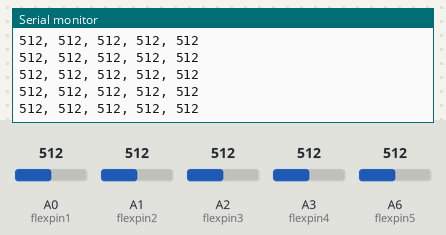
This sketch was run on a simulated Arduino Nano, built with avr-gcc and run on an emulated ATmega328P. Parts: the last lines printed to the serial monitor. Inputs (shaded band) come from the test bench; at power-on: A0 (flexpin1) = 512, A1 (flexpin2) = 512, A2 (flexpin3) = 512, A3 (flexpin4) = 512, A6 (flexpin5) = 512.

Above: at 1.2 s.
1.3 s: A0 (flexpin1) set to 716
At 1.43 s:
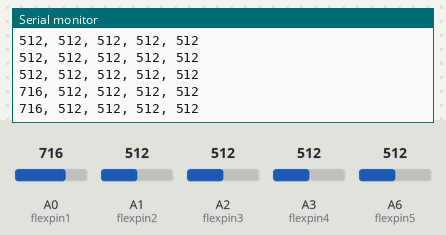
2.8 s: A1 (flexpin2) set to 716
At 2.85 s:
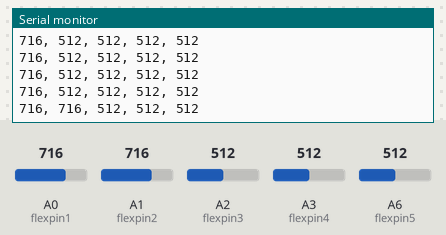
4.3 s: A2 (flexpin3) set to 716
At 4.37 s:
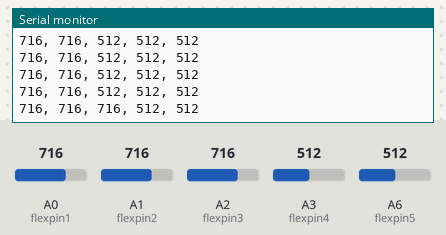
5.8 s: A3 (flexpin4) set to 716
At 5.89 s:
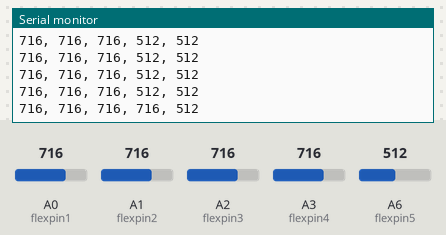
7.3 s: A6 (flexpin5) set to 716
At 7.31 s:
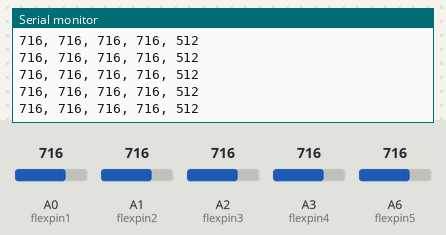
8.8 s: A0 (flexpin1) set to 992
At 8.84 s:
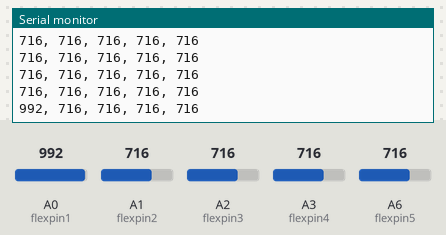
Timing chart, 0 to 11.3 s (numbered marks = the images above; inputs shaded):
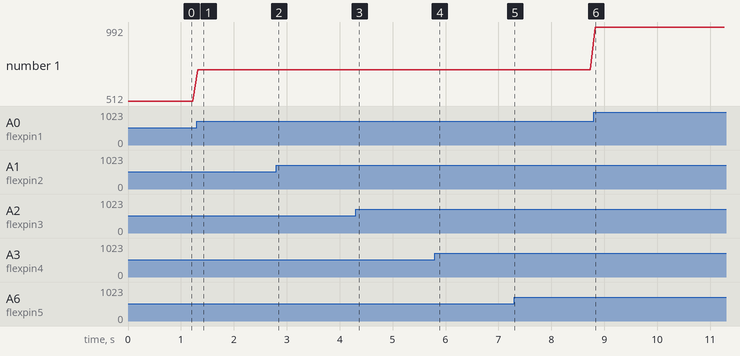

Measured:
- after the input at 1.3 s, the serial monitor: prints a new line at once (image 1)
- after the input at 2.8 s, the serial monitor: prints a new line at once (image 2)
- after the input at 4.3 s, the serial monitor: prints a new line after 0.07 s (image 3)
- after the input at 5.8 s, the serial monitor: prints a new line after 0.09 s (image 4)
- after the input at 8.8 s, the serial monitor: prints a new line at once (image 6)
- plotted number 1: 512 → 716 after the input at 1.3 s, 716 → 992 after the input at 8.8 s

The sketch:

flextest.ino
```cpp
const int flexpin1 = A0;
const int flexpin2= A1;
const int flexpin3 = A2;
const int flexpin4 = A3;
const int flexpin5 = A6;


void setup()
{
  // Use the serial monitor window to help debug our sketch:

  Serial.begin(250000);
}

void loop() {
  // put your main code here, to run repeatedly:
  int flexposition1;
    int flexposition2;
      int flexposition3;
        int flexposition4;
          int flexposition5;

  flexposition1 = analogRead(flexpin1);
  flexposition2 = analogRead(flexpin2);
  flexposition3 = analogRead(flexpin3);
  flexposition4 = analogRead(flexpin4);
  flexposition5 = analogRead(flexpin5);
  //mappedposition = map(flexposition, 700, 800, 0, 200);
  Serial.print(flexposition1);
  Serial.print(", ");
    Serial.print(flexposition2);
  Serial.print(", ");
    Serial.print(flexposition3);
  Serial.print(", ");
    Serial.print(flexposition4);
  Serial.print(", ");
    Serial.println(flexposition5);


  delay(100);
}
```
